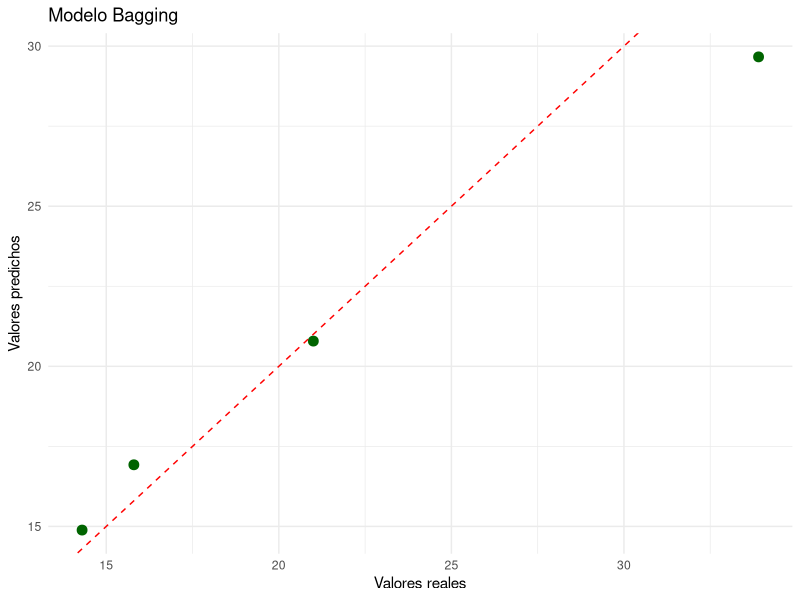

Recreate this plot in R.

# ==========================================
# MODELO MACHINE LEARNING: BAGGING
# ==========================================

# 1. Librerias
library(ipred)
library(caret)
library(ggplot2)
library(rpart)

# 2. Cargar datos
data(mtcars)

# 3. Dividir datos
set.seed(123)

indice <- createDataPartition(
  mtcars$mpg,
  p = 0.80,
  list = FALSE
)

train <- mtcars[indice, ]
test <- mtcars[-indice, ]

# 4. Entrenar modelo Bagging
set.seed(123)

modelo_bagging <- bagging(
  mpg ~ .,
  data = train,
  nbagg = 500,
  coob = TRUE,
  control = rpart.control(
    minsplit = 3,
    cp = 0
  )
)

# 5. Mostrar modelo
print(modelo_bagging)

# 6. Predicciones
predicciones <- predict(
  modelo_bagging,
  newdata = test
)

# 7. Evaluacion
rmse <- sqrt(
  mean((test$mpg - predicciones)^2)
)

mae <- mean(
  abs(test$mpg - predicciones)
)

r2 <- 1 -
  sum((test$mpg - predicciones)^2) /
  sum((test$mpg - mean(test$mpg))^2)

cat("\nRESULTADOS DEL MODELO BAGGING\n")
cat("RMSE:", round(rmse, 4), "\n")
cat("MAE:", round(mae, 4), "\n")
cat("R2:", round(r2, 4), "\n")

# 8. Comparacion de predicciones
resultados <- data.frame(
  Real = test$mpg,
  Predicho = predicciones
)

print(resultados)

# 9. Representacion grafica
ggplot(resultados, aes(x = Real, y = Predicho)) +
  geom_point(color = "darkgreen", size = 3) +
  geom_abline(
    intercept = 0,
    slope = 1,
    color = "red",
    linetype = "dashed"
  ) +
  labs(
    title = "Modelo Bagging",
    x = "Valores reales",
    y = "Valores predichos"
  ) +
  theme_minimal()
